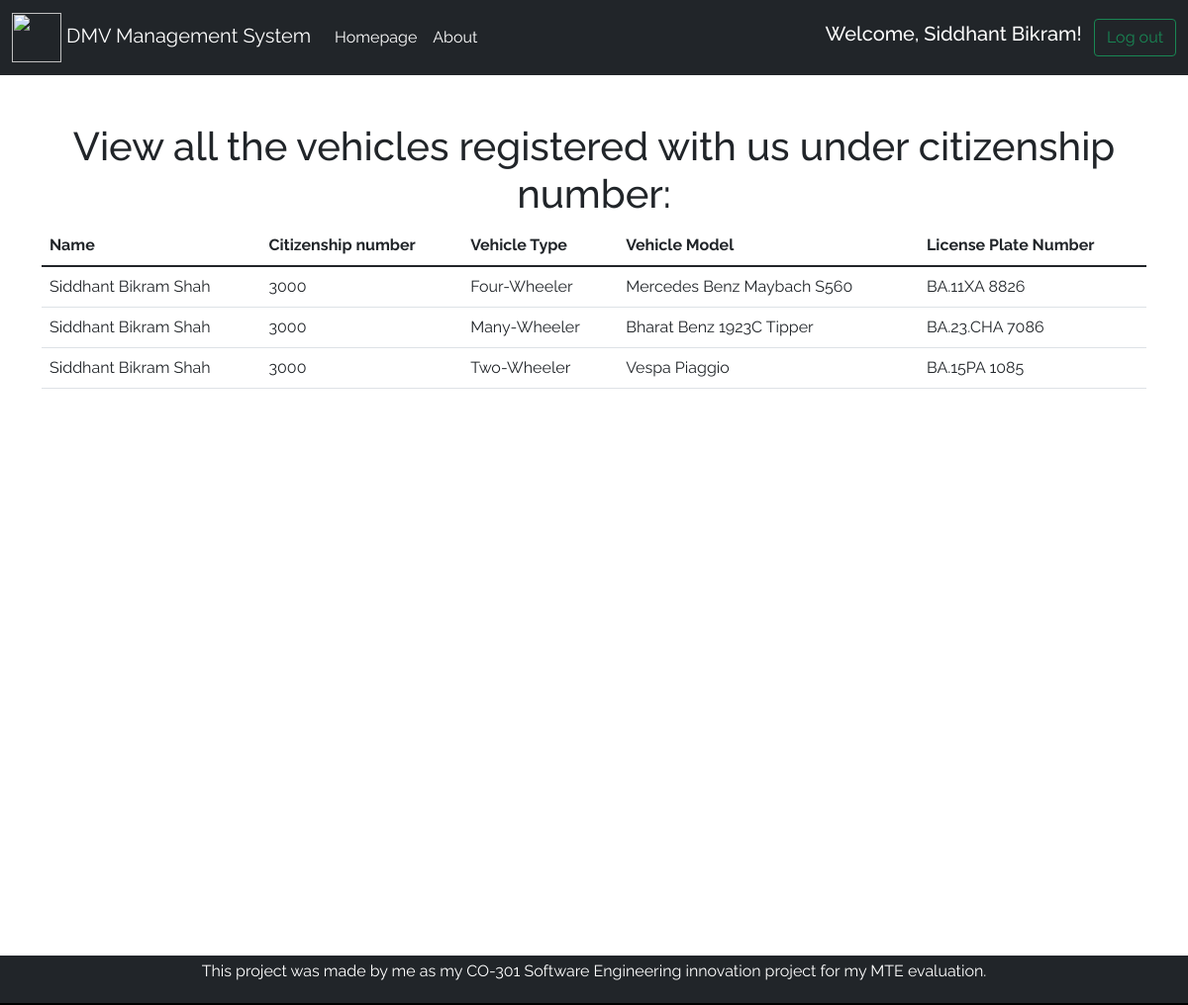
Screenshot of /registered_vehicles (signed in) with the database file from the repository.
### homepage/models.py (models this page shows)
class Profile(models.Model):
    user = models.OneToOneField(User, on_delete=models.CASCADE)
    citizenship = models.CharField(max_length=30, default="1234567890")

class vehicle_db(models.Model):
    vehicle_types=(('Two-Wheeler', 'Two-Wheeler'), ('Four-Wheeler', 'Four-Wheeler'), ('Many-Wheeler', 'Many-Wheeler'))
    vehicle_model = models.CharField(max_length=30)
    citizenship = models.CharField(max_length=30, default='1234567890')
    vehicle_type = models.CharField(max_length=15,choices=vehicle_types, default='Two-Wheeler')
    license_plate = models.CharField(max_length=30)

### homepage/views.py (the view)
# urls.py: path('registered_vehicles', views.registered_vehicles, name='registered_vehicles'),
def registered_vehicles(request):
    if request.user.is_authenticated:
        current_citizenship=request.user.profile.citizenship
        vehicles = vehicle_db.objects.filter(citizenship=current_citizenship).order_by('vehicle_type')
        context={'vehicles':vehicles}
        return render(request, 'registered_vehicles.html', context)
    else:
        messages.warning(request, 'Please log in first!')
        return redirect('/')

### templates/registered_vehicles.html (shortened to what this page needs)
{% extends 'base.html' %}
{% block body %}
<br />
<section>
  <div class="container-lg">
    <br />
    {% if vehicles %}
    <h1 style="text-align: center">
      View all the vehicles registered with us under citizenship number:
    </h1>
    <table class="table">
      <thead>
        <tr>
          <th scope="col">Name</th>
          <th scope="col">Citizenship number</th>
          <th scope="col">Vehicle Type</th>
          <th scope="col">Vehicle Model</th>
          <th scope="col">License Plate Number</th>
        </tr>
      </thead>
      <tbody>
        {% for vehicle in vehicles %}
        <tr>
          <td>{{user.first_name}} {{user.last_name}}</td>
          <td>{{ user.profile.citizenship }}</td>
          <td>{{ vehicle.vehicle_type }}</td>
          <td>{{ vehicle.vehicle_model }}</td>
          <td>{{vehicle.license_plate}}</td>
        </tr>
        {% endfor %}
      </tbody>
    </table>
    {%else%}
    <h1 style="text-align: center">You have no registered vehicles!</h1>
    {% endif %}
  </div>
</section>
{% endblock body%}

### templates/base.html (shortened to what this page needs)
<!DOCTYPE html>
<html lang="en">
  <head>
    <link
      href="https://cdn.jsdelivr.net/npm/bootstrap@5.1.3/dist/css/bootstrap.min.css"
      rel="stylesheet"
    />
    {% load static %} <link rel="stylesheet" href={% static 'base.css'%}>
  </head>
  <body>
    <nav class="navbar navbar-expand-lg navbar-dark bg-dark">
      <div class="container-fluid">
        <a class="navbar-brand" href="/">
          <img
            src="https://upload.wikimedia.org/wikipedia/commons/thumb/0/06/Emblem_of_Nepal_%282020%29.svg/1200px-Emblem_of_Nepal_%282020%29.svg.png"
            width="50"
            height="50"
          />
          DMV Management System
        </a>
        <div class="collapse navbar-collapse" id="navbarSupportedContent">
          <ul class="navbar-nav me-auto mb-2 mb-lg-0">
            <li class="nav-item">
              <a class="nav-link active" aria-current="page" href="/"
                >Homepage</a
              >
            </li>
            <li class="nav-item">
              <a class="nav-link active" aria-current="page" href="/about"
                >About</a
              >
            </li>
          </ul>
          {% if user.is_authenticated %}
            <h5 style="color: white">Welcome, {{ user.first_name }}!</h5>
            <a class="btn btn-outline-success my-2 my-sm-0" href="/user_logout">Log out</a>
          {% else %}
          <button class="btn btn-outline-success my-2 my-sm-0" data-bs-toggle="modal" data-bs-target="#loginModal">Log in</button>
          &nbsp;
          <button class="btn btn-outline-success my-2 my-sm-0" data-bs-toggle="modal" data-bs-target="#registerModal">Register</button>
          {% endif %}
        </div>
      </div>
    </nav>
    {% block body%}{% endblock body%}
    <footer class="bg-dark text-center text-white">
      <div class="container p-1">
        <section class="mb-1">
          <p>
            This project was made by me as my CO-301 Software Engineering innovation project for my MTE evaluation.
          </p>
        </section>
      </div>
    </footer>
  </body>
</html>

### static/base.css (style rules this page uses)
h1, h2, h3, h4, h5, h6 { font-family: 'Raleway', sans-serif !important; }
p, div, a { font-family: 'Raleway', sans-serif !important; }
a { text-decoration: none; color:black; }
html { position: relative; min-height: 100%; padding-bottom:10px; }
body { margin-bottom: 60px; }
footer { position: absolute; bottom: 0; width: 100%; height: 50px; }

### rows the page displays
vehicle_db: vehicle_type "Four-Wheeler", vehicle_model "Mercedes Benz Maybach S560", license_plate "BA.11XA 8826"
vehicle_db: vehicle_type "Many-Wheeler", vehicle_model "Bharat Benz 1923C Tipper", license_plate "BA.23.CHA 7086"
vehicle_db: vehicle_type "Two-Wheeler", vehicle_model "Vespa Piaggio", license_plate "BA.15PA 1085"

### other values shown
{{ user.first_name }} "Siddhant Bikram"
{{ user.last_name }} "Shah"
{{ user.profile.citizenship }} "3000"
